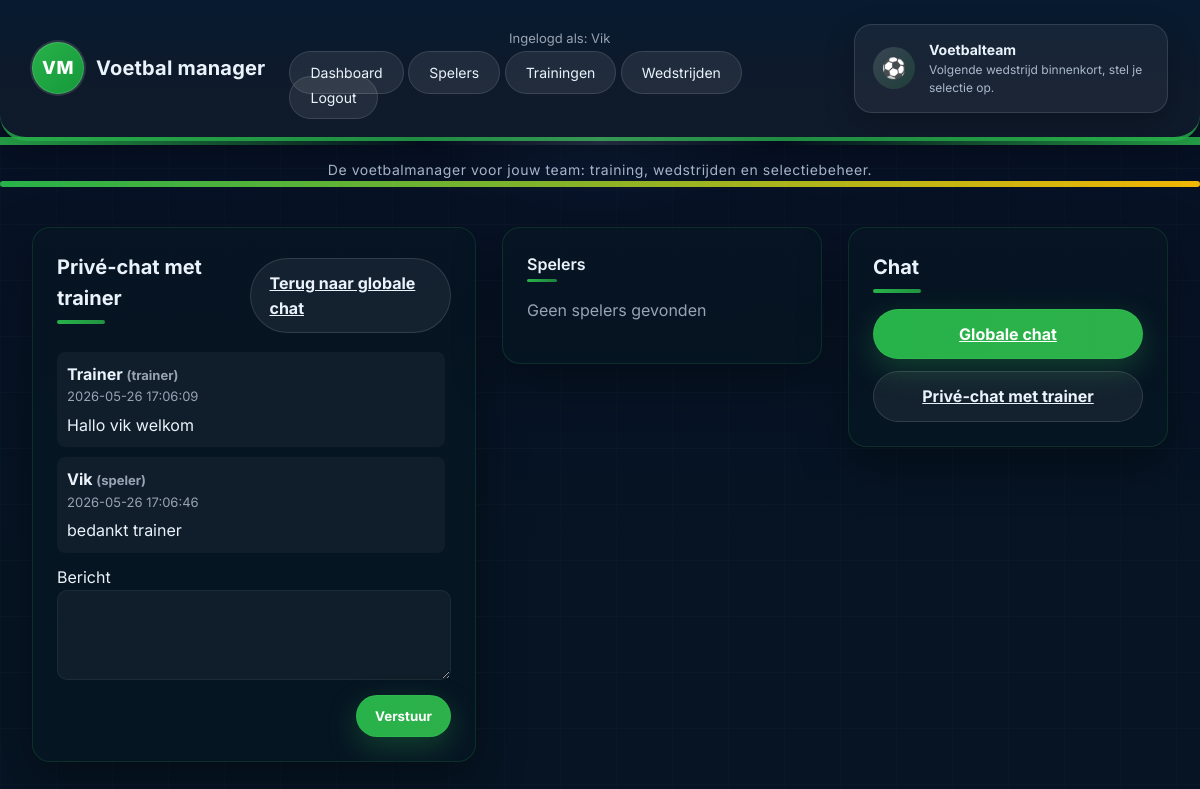
Screenshot of /chat/trainer (signed in) with the database file from the repository.
### tables this page shows
CREATE TABLE messages (
                id INTEGER PRIMARY KEY AUTOINCREMENT,
                sender_name TEXT NOT NULL,
                sender_role TEXT NOT NULL,
                recipient_role TEXT NOT NULL,
                content TEXT NOT NULL,
                created_at TEXT DEFAULT CURRENT_TIMESTAMP
            , sender_id INTEGER, recipient_id INTEGER);

### chat.py (the view, shortened to what this page needs)
@chat_bp.route("/chat/trainer", methods=["GET", "POST"], endpoint="chat_trainer")
@login_required
def chat_trainer():
    if session.get("role") == "speler":
        player_id = session.get("speler_id")
        messages = query_db(
            "SELECT * FROM messages WHERE "
            "(sender_id = ? AND recipient_role = 'trainer') "
            "OR (recipient_role = 'player' AND recipient_id = ?) "
            "ORDER BY created_at ASC",
            (player_id, player_id),
        )
        return render_template(
            "chat/chat.html",
            title="Privé-chat met trainer",
            heading="Privé-chat met trainer",
            messages=messages,
            form_action=url_for("chat.chat_trainer"),
            form_visible=True,
            other_url=url_for("chat.chat_global"),
            other_label="Terug naar globale chat",
            empty_label="Je hebt nog geen privéberichten met de trainer.",
            thread_mode=True,
        )

### auth.py (called while the page is built)
def login_required(f):
    @wraps(f)
    def wrapper(*args, **kwargs):
        if "user" not in session:
            return redirect(url_for("auth.login"))
        return f(*args, **kwargs)
    return wrapper

### db.py (called while the page is built)
def get_db():
    conn = sqlite3.connect("database.db", timeout=30, check_same_thread=False)
    conn.execute("PRAGMA journal_mode=WAL")
    conn.execute("PRAGMA busy_timeout=30000")
    conn.row_factory = sqlite3.Row
    return conn

def query_db(query, args=(), one=False, commit=False):
    retries = 6
    delay = 0.5
    while retries > 0:
        conn = get_db()
        try:
            cur = conn.cursor()
            cur.execute(query, args)
            if commit:
                conn.commit()
            rows = cur.fetchall()
            conn.close()
            if one:
                return rows[0] if rows else None
            return rows
        except sqlite3.OperationalError as exc:
            conn.close()
            if "database is locked" in str(exc).lower() and retries > 1:
                time.sleep(delay)
                retries -= 1
                delay *= 1.5
                continue
            raise

### templates/chat/chat.html (shortened to what this page needs)
{% extends 'basis/base.html' %}
{% block content %}
<div class="layout">
  <div>
    <div class="panel card">
      <div style="display:flex;justify-content:space-between;align-items:center;">
        <h2>{{ heading }}</h2>
        <div>
          <a class="btn btn-ghost" href="{{ other_url }}">{{ other_label }}</a>
        </div>
      </div>
      <div style="margin-top:12px">
        {% if messages %}
          <div style="display:flex;flex-direction:column;gap:10px;max-height:420px;overflow:auto;padding-right:6px">
            {% for message in messages %}
              <div style="background:var(--glass);padding:10px;border-radius:8px">
                <div style="font-weight:700">{{ message.sender_name }} <span class="muted small">({{ message.sender_role }})</span></div>
                <div class="small muted">{{ message.created_at }}</div>
                <div style="margin-top:6px">{{ message.content }}</div>
              </div>
            {% endfor %}
          </div>
        {% else %}
          <p class="muted">{{ empty_label }}</p>
        {% endif %}
        {% if form_visible %}
          <form method="POST" style="margin-top:12px;">
            <label class="form-label">Bericht</label>
            <textarea class="form-control" name="content" rows="4" required></textarea>
            <div style="margin-top:8px;display:flex;justify-content:flex-end;gap:8px">
              <button class="btn btn-primary" type="submit">Verstuur</button>
            </div>
          </form>
        {% elif session.role == 'trainer' and thread_mode %}
          <p class="muted">Selecteer een speler om te chatten.</p>
        {% elif heading == 'Chat met trainer' and session.role == 'trainer' %}
          <p class="muted">Beantwoord uitnodigingen in de app of stuur spelers algemene updates in de globale chat.</p>
        {% endif %}
      </div>
    </div>
  </div>
  <aside class="sidebar">
    <div class="panel card">
      <h3>Spelers</h3>
      {% if players %}
        <ul style="list-style:none;padding:0;margin:0;display:flex;flex-direction:column;gap:8px">
          {% for player in players %}
            <li>
              <a class="btn btn-ghost" href="{{ url_for('chat.chat_trainer', player_id=player.id) }}">{{ player.username }}</a>
            </li>
          {% endfor %}
        </ul>
      {% else %}
        <p class="muted">Geen spelers gevonden</p>
      {% endif %}
    </div>
  </aside>
</div>
{% endblock %}

### templates/basis/base.html (shortened to what this page needs)
<!DOCTYPE html>
<html lang="nl">
{% set current = request.endpoint or '' %}
{% set is_auth_page = current in ['auth.login', 'auth.register', 'auth.index'] %}
<head>
    <link rel="stylesheet" href="{{ url_for('static', filename='style.css') }}">
</head>
<body class="{% if is_auth_page %}auth-page{% endif %}">
<header class="site-header">
    <div class="brand">
        <div class="logo">VM</div>
        <h1>Voetbal manager</h1>
    </div>
    {% if session.get('user') %}
        <div class="nav">
            <span class="muted small">Ingelogd als: {{ session.get('user') }}</span>
            <nav>
                <a href="{{ url_for('dashboard.dashboard') }}" class="tab{% if current == 'dashboard.dashboard' %} active{% endif %}">Dashboard</a>
                <a href="{{ url_for('players.players_list') }}" class="tab{% if current == 'players.players_list' %} active{% endif %}">Spelers</a>
                <a href="{{ url_for('training.training_list') }}" class="tab{% if current == 'training.training_list' %} active{% endif %}">Trainingen</a>
                <a href="{{ url_for('wedstrijden.wedstrijden_list') }}" class="tab{% if current == 'wedstrijden.wedstrijden_list' %} active{% endif %}">Wedstrijden</a>
                <a href="{{ url_for('auth.logout') }}" class="tab">Logout</a>
            </nav>
        </div>
        <div class="header-right-panel">
            <div class="football-card">
                <div class="football-icon">⚽</div>
                <div>
                    <div class="football-title">Voetbalteam</div>
                    <div class="football-subtitle">Volgende wedstrijd binnenkort, stel je selectie op.</div>
                </div>
            </div>
        </div>
    {% endif %}
</header>
{% if not is_auth_page %}
    <div class="site-tagline">De voetbalmanager voor jouw team: training, wedstrijden en selectiebeheer.</div>
    <div class="header-stripe"></div>
{% endif %}
<main class="container">
    <div class="main-layout">
        <div class="page-content">
            {% block content %}{% endblock %}
        </div>
        {% set current = request.endpoint or '' %}
        {% set is_auth_page = current in ['auth.login', 'auth.register', 'auth.index'] %}
        {% set is_training_page = current.startswith('training.') %}
        {% set is_wedstrijd_page = current.startswith('wedstrijden.') %}
        {% set is_dashboard_page = current == 'dashboard.dashboard' %}
        {% if session.get('user') and not is_auth_page and not is_training_page and not is_wedstrijd_page %}
            <aside class="sidebar">
                <div class="panel card">
                    <h2>Chat</h2>
                    <div class="widget">
                        <a class="btn btn-primary" href="{{ url_for('chat.chat_global') }}">Globale chat</a>
                    </div>
                    <div class="widget">
                        <a class="btn btn-ghost" href="{{ url_for('chat.chat_trainer') }}">Privé-chat met trainer</a>
                    </div>
                </div>
            </aside>
        {% endif %}
    </div>
</main>
</body>
</html>

### rows the page displays
messages: get "Vik", sender_name "Vik", sender_role "speler", created_at "2026-05-26 17:06:46", content "bedankt trainer"
messages: sender_name "Trainer", sender_role "trainer", created_at "2026-05-26 17:06:09", content "Hallo vik welkom"

### other values shown
{{ heading }} "Privé-chat met trainer"
{{ other_label }} "Terug naar globale chat"
